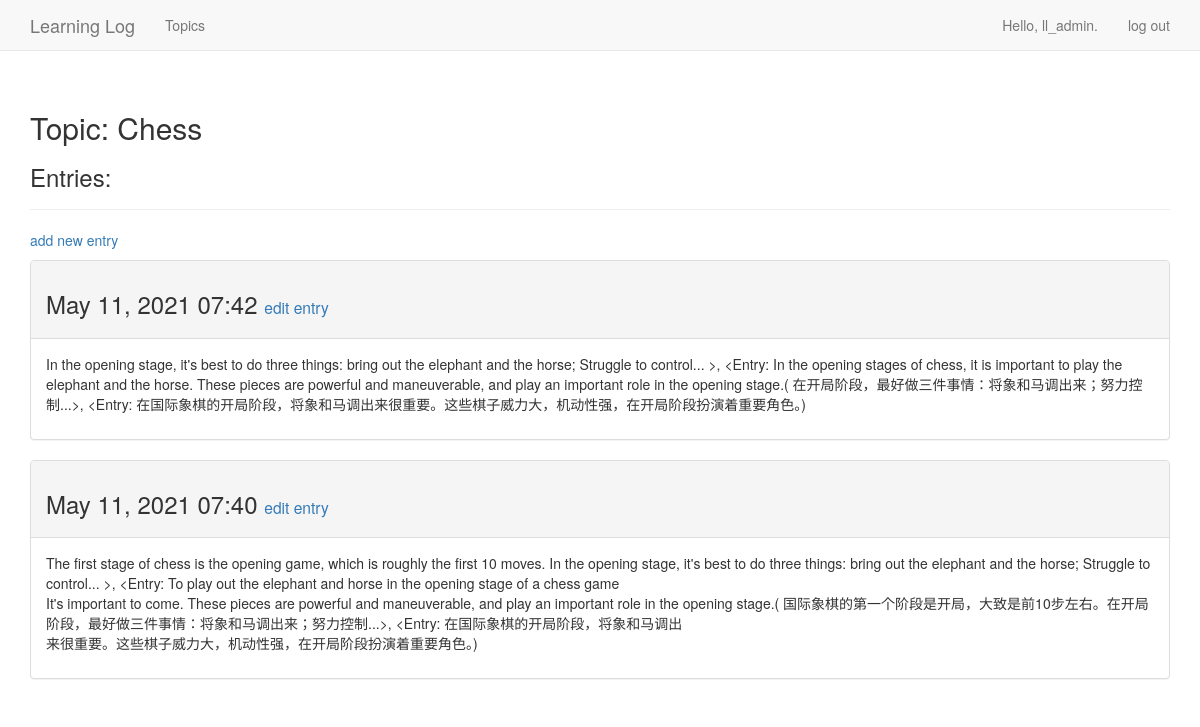
The page /topics/1/ (signed in) on the database its author committed.
### learning_logs/models.py (models this page shows, shortened)
class Topic(models.Model):
    text = models.CharField(max_length=200)
    date_added = models.DateTimeField(auto_now_add=True)
    owner = models.ForeignKey(User, on_delete=models.CASCADE)
    def __str__(self):
        return self.text

class Entry(models.Model):
    topic = models.ForeignKey(Topic, on_delete=models.CASCADE)
    text = models.TextField()
    date_added = models.DateTimeField(auto_now_add=True)
    class Meta:
        verbose_name_plural = 'entries'

### learning_logs/views.py (the view)
# urls.py: url(r'^topics/(?P<topic_id>\d+)/$', views.topic, name='topic'),
@login_required
def topic(request, topic_id):
    topic = Topic.objects.get(id=topic_id)
    if topic.owner != request.user:
    	raise Http404
    entries = topic.entry_set.order_by('-date_added')
    context = {'topic': topic, 'entries': entries}
    return render(request, 'learning_logs/topic.html', context)

### learning_logs/templates/learning_logs/topic.html
{% extends 'learning_logs/base.html' %}
{% block header %}
<h2>Topic: {{ topic }}</h2>
<h3>Entries:</h3>
{% endblock header%}
{% block content %}
<p>
    <a href="{% url 'learning_logs:new_entry' topic.id %}">add new entry</a>
</p>
{% for entry in entries %}
<div class="panel panel-default">
    <div class="panel-heading">
        <h3>
            {{ entry.date_added|date:'M d, Y H:i' }}
            <small>
                <a href="{% url 'learning_logs:edit_entry' entry.id %}">edit entry</a>
            </small>
        </h3>
    </div>
    <div class="panel-body">
        {{ entry.text|linebreaks }}
    </div>
</div>
{% empty %}
There are no entries for this topic yet.
{% endfor %}
{% endblock content %}

### learning_logs/templates/learning_logs/base.html (shortened to what this page needs)
{% load bootstrap3 %}
<!DOCTYPE html>
<html lang="en">
<head>
    {% bootstrap_css %}
</head>
<body>
<nav class="navbar navbar-default navbar-static-top">
    <div class="container">
        <div class="navbar-header">
            <a class="navbar-brand" href="{% url 'learning_logs:index' %}">Learning Log</a>
        </div>
        <div id="navbar" class="navbar-collapse collapse">
            <ul class="nav navbar-nav">
                <li><a href="{% url 'learning_logs:topics' %}">Topics</a></li>
            </ul>
            <ul class="nav navbar-nav navbar-right">
                {% if user.is_authenticated %}
                <li><a>Hello, {{ user.username }}.</a></li>
                <li><a href="{% url 'users:logout' %}">log out</a></li>
                {% else %}
                <li><a href="{% url 'users:register' %}">register</a></li>
                <li><a href="{% url 'users:login' %}">log in</a></li>
                {% endif %}
            </ul>
        </div>
    </div>
</nav>
<div class="container">
    <div class="page-header">
        {% block header %}{% endblock header %}
    </div>
    <div>
        {% block content %}{% endblock content %}
    </div>
</div>
</body>
</html>

### rows shown on the page
Topic: text "Chess"
Entry: date_added "May 11, 2021 07:42", text "In the opening stage, it's best to do three things: bring out the elephant and the horse; Struggle to control... >, <Entry: In the opening stages of chess, it is important to play the elephant and the horse. These pieces are powerful and maneuverable, and play an important role in the opening stage.( 在开局阶段，最好做三件事情：将象和马调出来；努力控制...>, <Entry: 在国际象棋的开局阶段，将象和马调出来很重要。这些棋子威力大，机动性强，在开局阶段扮演着重要角色。)"
Entry: date_added "May 11, 2021 07:40", text "The first stage of chess is the opening game, which is roughly the first 10 moves. In the opening stage, it's best to do three things: bring out the elephant and the horse; Struggle to control... >, <Entry: To play out the elephant and horse in the opening stage of a chess game It's important to come. These pieces are powerful and maneuverable, and play an important role in the opening stage.( 国际象棋的第一个阶段是开局，大致是前10步左右。在开局阶段，最好做三件事情：将象和马调出来；努力控制...>, <Entry: 在国际象棋的开局阶段，将象和马调出 来很重要。这些棋子威力大，机动性强，在开局阶段扮演着重要角色。)"

### other values the page prints
{{ user.username }} "ll_admin"
